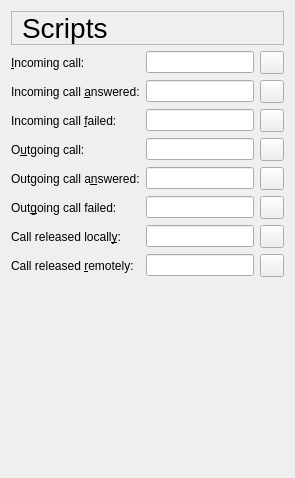
     <widget class="QWidget" name="pageScripts">
      <layout class="QVBoxLayout">
       <item>
        <widget class="QLabel" name="scriptsTitleTextLabel">
         <property name="font">
          <font>
           <pointsize>21</pointsize>
          </font>
         </property>
         <property name="frameShape">
          <enum>QFrame::StyledPanel</enum>
         </property>
         <property name="text">
          <string>Scripts</string>
         </property>
         <property name="wordWrap">
          <bool>false</bool>
         </property>
         <property name="indent">
          <number>10</number>
         </property>
        </widget>
       </item>
       <item>
        <layout class="QGridLayout">
         <item row="6" column="1">
          <widget class="QLineEdit" name="localReleaseLineEdit">
           <property name="whatsThis">
            <string>&lt;p&gt;
This script is called when you release a call.
&lt;/p&gt;
&lt;h2&gt;Environment variables&lt;/h2&gt;
&lt;p&gt;
The values of all SIP headers of the outgoing SIP BYE request are passed in environment variables to your script.
&lt;/p&gt;
&lt;p&gt;
&lt;b&gt;TWINKLE_TRIGGER=local_release&lt;/b&gt;. &lt;b&gt;SIPREQUEST_METHOD=BYE&lt;/b&gt;. &lt;b&gt;SIPREQUEST_URI&lt;/b&gt; contains the request-URI of the BYE.  The name of the user profile will be passed in &lt;b&gt;TWINKLE_USER_PROFILE&lt;/b&gt;.</string>
           </property>
          </widget>
         </item>
         <item row="2" column="2">
          <widget class="QToolButton" name="openInCallFailedToolButton">
           <property name="focusPolicy">
            <enum>Qt::TabFocus</enum>
           </property>
           <property name="whatsThis">
            <string>Select script file.</string>
           </property>
           <property name="text">
            <string/>
           </property>
           <property name="icon">
            <iconset resource="icons.qrc">
             <normaloff>:/icons/images/fileopen.png</normaloff>:/icons/images/fileopen.png</iconset>
           </property>
          </widget>
         </item>
         <item row="0" column="2">
          <widget class="QToolButton" name="openIncomingCallScriptToolButton">
           <property name="focusPolicy">
            <enum>Qt::TabFocus</enum>
           </property>
           <property name="whatsThis">
            <string>Select script file.</string>
           </property>
           <property name="text">
            <string/>
           </property>
           <property name="icon">
            <iconset resource="icons.qrc">
             <normaloff>:/icons/images/fileopen.png</normaloff>:/icons/images/fileopen.png</iconset>
           </property>
          </widget>
         </item>
         <item row="4" column="2">
          <widget class="QToolButton" name="openOutCallAnsweredToolButton">
           <property name="focusPolicy">
            <enum>Qt::TabFocus</enum>
           </property>
           <property name="whatsThis">
            <string>Select script file.</string>
           </property>
           <property name="text">
            <string/>
           </property>
           <property name="icon">
            <iconset resource="icons.qrc">
             <normaloff>:/icons/images/fileopen.png</normaloff>:/icons/images/fileopen.png</iconset>
           </property>
          </widget>
         </item>
         <item row="2" column="1">
          <widget class="QLineEdit" name="inCallFailedLineEdit">
           <property name="whatsThis">
            <string>&lt;p&gt;
This script is called when an incoming call fails.
&lt;/p&gt;
&lt;h2&gt;Environment variables&lt;/h2&gt;
&lt;p&gt;
The values of all SIP headers of the outgoing SIP failure response are passed in environment variables to your script.
&lt;/p&gt;
&lt;p&gt;
&lt;b&gt;TWINKLE_TRIGGER=in_call_failed&lt;/b&gt;. &lt;b&gt;SIPSTATUS_CODE&lt;/b&gt; contains the status code of the failure response. &lt;b&gt;SIPSTATUS_REASON&lt;/b&gt; contains the reason phrase.  The name of the user profile will be passed in &lt;b&gt;TWINKLE_USER_PROFILE&lt;/b&gt;.</string>
           </property>
          </widget>
         </item>
         <item row="1" column="2">
          <widget class="QToolButton" name="openInCallAnsweredToolButton">
           <property name="focusPolicy">
            <enum>Qt::TabFocus</enum>
           </property>
           <property name="whatsThis">
            <string>Select script file.</string>
           </property>
           <property name="text">
            <string/>
           </property>
           <property name="icon">
            <iconset resource="icons.qrc">
             <normaloff>:/icons/images/fileopen.png</normaloff>:/icons/images/fileopen.png</iconset>
           </property>
          </widget>
         </item>
         <item row="7" column="1">
          <widget class="QLineEdit" name="remoteReleaseLineEdit">
           <property name="whatsThis">
            <string>&lt;p&gt;
This script is called when the remote party releases a call.
&lt;/p&gt;
&lt;h2&gt;Environment variables&lt;/h2&gt;
&lt;p&gt;
The values of all SIP headers of the incoming SIP BYE request are passed in environment variables to your script.
&lt;/p&gt;
&lt;p&gt;
&lt;b&gt;TWINKLE_TRIGGER=remote_release&lt;/b&gt;. &lt;b&gt;SIPREQUEST_METHOD=BYE&lt;/b&gt;. &lt;b&gt;SIPREQUEST_URI&lt;/b&gt; contains the request-URI of the BYE.  The name of the user profile will be passed in &lt;b&gt;TWINKLE_USER_PROFILE&lt;/b&gt;.</string>
           </property>
          </widget>
         </item>
         <item row="3" column="2">
          <widget class="QToolButton" name="openOutCallToolButton">
           <property name="focusPolicy">
            <enum>Qt::TabFocus</enum>
           </property>
           <property name="whatsThis">
            <string>Select script file.</string>
           </property>
           <property name="text">
            <string/>
           </property>
           <property name="icon">
            <iconset resource="icons.qrc">
             <normaloff>:/icons/images/fileopen.png</normaloff>:/icons/images/fileopen.png</iconset>
           </property>
          </widget>
         </item>
         <item row="0" column="1">
          <widget class="QLineEdit" name="incomingCallScriptLineEdit">
           <property name="whatsThis">
            <string>&lt;p&gt;
You can customize the way Twinkle handles incoming calls. Twinkle can call a script when a call comes in. Based on the output of the script Twinkle accepts, rejects or redirects the call. When accepting the call, the ring tone can be customized by the script as well. The script can be any executable program.
&lt;/p&gt;
&lt;p&gt;
&lt;b&gt;Note:&lt;/b&gt; Twinkle pauses while your script runs. It is recommended that your script does not take more than 200 ms. When you need more time, you can send the parameters followed by &lt;b&gt;end&lt;/b&gt; and keep on running. Twinkle will continue when it receives the &lt;b&gt;end&lt;/b&gt; parameter.
&lt;/p&gt;
&lt;p&gt;
With your script you can customize call handling by outputting one or more of the following parameters to stdout. Each parameter should be on a separate line.
&lt;/p&gt;
&lt;p&gt;
&lt;blockquote&gt;
&lt;tt&gt;
action=[ continue | reject | dnd | redirect | autoanswer ]&lt;br&gt;
reason=&amp;lt;string&amp;gt;&lt;br&gt;
contact=&amp;lt;address to redirect to&amp;gt;&lt;br&gt;
caller_name=&amp;lt;name of caller to display&amp;gt;&lt;br&gt;
ringtone=&amp;lt;file name of .wav file&amp;gt;&lt;br&gt;
display_msg=&amp;lt;message to show on display&amp;gt;&lt;br&gt;
end&lt;br&gt;
&lt;/tt&gt;
&lt;/blockquote&gt;
&lt;/p&gt;
&lt;h2&gt;Parameters&lt;/h2&gt;
&lt;h3&gt;action&lt;/h3&gt;
&lt;p&gt;
&lt;b&gt;continue&lt;/b&gt; - continue call handling as usual&lt;br&gt;
&lt;b&gt;reject&lt;/b&gt; - reject call&lt;br&gt;
&lt;b&gt;dnd&lt;/b&gt; - deny call with do not disturb indication&lt;br&gt;
&lt;b&gt;redirect&lt;/b&gt; - redirect call to address specified by &lt;b&gt;contact&lt;/b&gt;&lt;br&gt;
&lt;b&gt;autoanswer&lt;/b&gt; - automatically answer a call&lt;br&gt;
&lt;/p&gt;
&lt;p&gt;
When the script does not write an action to stdout, then the default action is continue.
&lt;/p&gt;
&lt;p&gt;
&lt;b&gt;reason: &lt;/b&gt;
With the reason parameter you can set the reason string for reject or dnd. This might be shown to the far-end user.
&lt;/p&gt;
&lt;p&gt;
&lt;b&gt;caller_name: &lt;/b&gt;
This parameter will override the display name of the caller.
&lt;/p&gt;
&lt;p&gt;
&lt;b&gt;ringtone: &lt;/b&gt;
The ringtone parameter specifies the .wav file that will be played as ring tone when action is continue.
&lt;/p&gt;
&lt;h2&gt;Environment variables&lt;/h2&gt;
&lt;p&gt;
The values of all SIP headers in the incoming INVITE message are passed in environment variables to your script. The variable names are formatted as &lt;b&gt;SIP_&amp;lt;HEADER_NAME&amp;gt;&lt;/b&gt; E.g. SIP_FROM contains the value of the from header.
&lt;/p&gt;
&lt;p&gt;
TWINKLE_TRIGGER=in_call. SIPREQUEST_METHOD=INVITE. The request-URI of the INVITE will be passed in &lt;b&gt;SIPREQUEST_URI&lt;/b&gt;. The name of the user profile will be passed in &lt;b&gt;TWINKLE_USER_PROFILE&lt;/b&gt;.</string>
           </property>
          </widget>
         </item>
         <item row="4" column="1">
          <widget class="QLineEdit" name="outCallAnsweredLineEdit">
           <property name="whatsThis">
            <string>&lt;p&gt;
This script is called when the remote party answers your call.
&lt;/p&gt;
&lt;h2&gt;Environment variables&lt;/h2&gt;
&lt;p&gt;
The values of all SIP headers of the incoming 200 OK are passed in environment variables to your script.
&lt;/p&gt;
&lt;p&gt;
&lt;b&gt;TWINKLE_TRIGGER=out_call_answered&lt;/b&gt;. &lt;b&gt;SIPSTATUS_CODE=200&lt;/b&gt;. &lt;b&gt;SIPSTATUS_REASON&lt;/b&gt; contains the reason phrase.  The name of the user profile will be passed in &lt;b&gt;TWINKLE_USER_PROFILE&lt;/b&gt;.</string>
           </property>
          </widget>
         </item>
         <item row="1" column="1">
          <widget class="QLineEdit" name="inCallAnsweredLineEdit">
           <property name="whatsThis">
            <string>&lt;p&gt;
This script is called when you answer an incoming call.
&lt;/p&gt;
&lt;h2&gt;Environment variables&lt;/h2&gt;
&lt;p&gt;
The values of all SIP headers of the outgoing 200 OK are passed in environment variables to your script.
&lt;/p&gt;
&lt;p&gt;
&lt;b&gt;TWINKLE_TRIGGER=in_call_answered&lt;/b&gt;. &lt;b&gt;SIPSTATUS_CODE=200&lt;/b&gt;. &lt;b&gt;SIPSTATUS_REASON&lt;/b&gt; contains the reason phrase.  The name of the user profile will be passed in &lt;b&gt;TWINKLE_USER_PROFILE&lt;/b&gt;.</string>
           </property>
          </widget>
         </item>
         <item row="6" column="0">
          <widget class="QLabel" name="localReleaseTextLabel">
           <property name="text">
            <string>Call released locall&amp;y:</string>
           </property>
           <property name="wordWrap">
            <bool>false</bool>
           </property>
           <property name="buddy">
            <cstring>inCallFailedLineEdit</cstring>
           </property>
          </widget>
         </item>
         <item row="5" column="2">
          <widget class="QToolButton" name="openOutCallFailedToolButton">
           <property name="focusPolicy">
            <enum>Qt::TabFocus</enum>
           </property>
           <property name="whatsThis">
            <string>Select script file.</string>
           </property>
           <property name="text">
            <string/>
           </property>
           <property name="icon">
            <iconset resource="icons.qrc">
             <normaloff>:/icons/images/fileopen.png</normaloff>:/icons/images/fileopen.png</iconset>
           </property>
          </widget>
         </item>
         <item row="5" column="1">
          <widget class="QLineEdit" name="outCallFailedLineEdit">
           <property name="whatsThis">
            <string>&lt;p&gt;
This script is called when an outgoing call fails.
&lt;/p&gt;
&lt;h2&gt;Environment variables&lt;/h2&gt;
&lt;p&gt;
The values of all SIP headers of the incoming SIP failure response are passed in environment variables to your script.
&lt;/p&gt;
&lt;p&gt;
&lt;b&gt;TWINKLE_TRIGGER=out_call_failed&lt;/b&gt;. &lt;b&gt;SIPSTATUS_CODE&lt;/b&gt; contains the status code of the failure response. &lt;b&gt;SIPSTATUS_REASON&lt;/b&gt; contains the reason phrase.  The name of the user profile will be passed in &lt;b&gt;TWINKLE_USER_PROFILE&lt;/b&gt;.</string>
           </property>
          </widget>
         </item>
         <item row="3" column="1">
          <widget class="QLineEdit" name="outCallLineEdit">
           <property name="whatsThis">
            <string>&lt;p&gt;
This script is called when you make a call.
&lt;/p&gt;
&lt;h2&gt;Environment variables&lt;/h2&gt;
&lt;p&gt;
The values of all SIP headers of the outgoing INVITE are passed in environment variables to your script.
&lt;/p&gt;
&lt;p&gt;
&lt;b&gt;TWINKLE_TRIGGER=out_call&lt;/b&gt;. &lt;b&gt;SIPREQUEST_METHOD=INVITE&lt;/b&gt;. &lt;b&gt;SIPREQUEST_URI&lt;/b&gt; contains the request-URI of the INVITE.  The name of the user profile will be passed in &lt;b&gt;TWINKLE_USER_PROFILE&lt;/b&gt;.</string>
           </property>
          </widget>
         </item>
         <item row="4" column="0">
          <widget class="QLabel" name="outCallAnsweredTextLabel">
           <property name="text">
            <string>Outgoing call a&amp;nswered:</string>
           </property>
           <property name="wordWrap">
            <bool>false</bool>
           </property>
           <property name="buddy">
            <cstring>inCallAnsweredLineEdit</cstring>
           </property>
          </widget>
         </item>
         <item row="2" column="0">
          <widget class="QLabel" name="inCallFailedTextLabel">
           <property name="text">
            <string>Incoming call &amp;failed:</string>
           </property>
           <property name="wordWrap">
            <bool>false</bool>
           </property>
           <property name="buddy">
            <cstring>inCallFailedLineEdit</cstring>
           </property>
          </widget>
         </item>
         <item row="0" column="0">
          <widget class="QLabel" name="incomingCallScriptTextLabel">
           <property name="text">
            <string>&amp;Incoming call:</string>
           </property>
           <property name="wordWrap">
            <bool>false</bool>
           </property>
           <property name="buddy">
            <cstring>incomingCallScriptLineEdit</cstring>
           </property>
          </widget>
         </item>
         <item row="6" column="2">
          <widget class="QToolButton" name="openLocalReleaseToolButton">
           <property name="focusPolicy">
            <enum>Qt::TabFocus</enum>
           </property>
           <property name="whatsThis">
            <string>Select script file.</string>
           </property>
           <property name="text">
            <string/>
           </property>
           <property name="icon">
            <iconset resource="icons.qrc">
             <normaloff>:/icons/images/fileopen.png</normaloff>:/icons/images/fileopen.png</iconset>
           </property>
          </widget>
         </item>
         <item row="7" column="0">
          <widget class="QLabel" name="remoteReleaseTextLabel">
           <property name="text">
            <string>Call released &amp;remotely:</string>
           </property>
           <property name="wordWrap">
            <bool>false</bool>
           </property>
           <property name="buddy">
            <cstring>inCallFailedLineEdit</cstring>
           </property>
          </widget>
         </item>
         <item row="1" column="0">
          <widget class="QLabel" name="inCallAnsweredTextLabel">
           <property name="text">
            <string>Incoming call &amp;answered:</string>
           </property>
           <property name="wordWrap">
            <bool>false</bool>
           </property>
           <property name="buddy">
            <cstring>inCallAnsweredLineEdit</cstring>
           </property>
          </widget>
         </item>
         <item row="7" column="2">
          <widget class="QToolButton" name="openRemoteReleaseToolButton">
           <property name="focusPolicy">
            <enum>Qt::TabFocus</enum>
           </property>
           <property name="whatsThis">
            <string>Select script file.</string>
           </property>
           <property name="text">
            <string/>
           </property>
           <property name="icon">
            <iconset resource="icons.qrc">
             <normaloff>:/icons/images/fileopen.png</normaloff>:/icons/images/fileopen.png</iconset>
           </property>
          </widget>
         </item>
         <item row="3" column="0">
          <widget class="QLabel" name="outCallTextLabel">
           <property name="text">
            <string>O&amp;utgoing call:</string>
           </property>
           <property name="wordWrap">
            <bool>false</bool>
           </property>
           <property name="buddy">
            <cstring>incomingCallScriptLineEdit</cstring>
           </property>
          </widget>
         </item>
         <item row="5" column="0">
          <widget class="QLabel" name="outCallFailedTextLabel">
           <property name="text">
            <string>Out&amp;going call failed:</string>
           </property>
           <property name="wordWrap">
            <bool>false</bool>
           </property>
           <property name="buddy">
            <cstring>inCallFailedLineEdit</cstring>
           </property>
          </widget>
         </item>
        </layout>
       </item>
       <item>
        <spacer name="spacer29">
         <property name="orientation">
          <enum>Qt::Vertical</enum>
         </property>
         <property name="sizeType">
          <enum>QSizePolicy::Expanding</enum>
         </property>
         <property name="sizeHint" stdset="0">
          <size>
           <width>20</width>
           <height>190</height>
          </size>
         </property>
        </spacer>
       </item>
      </layout>
     </widget>
